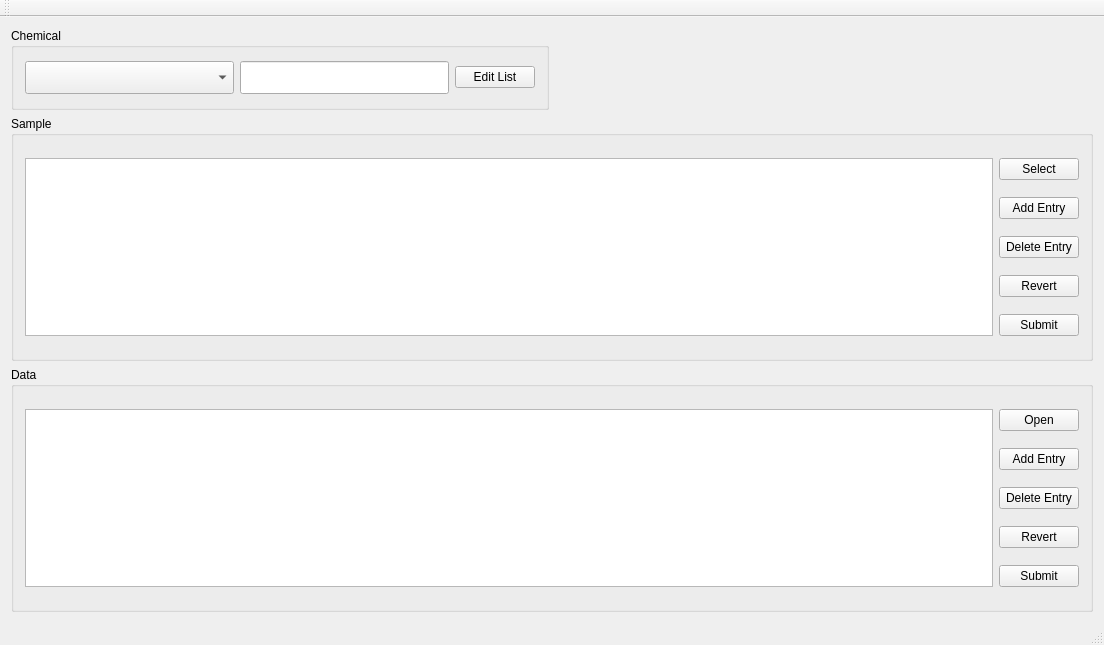
<?xml version="1.0" encoding="UTF-8"?>
<ui version="4.0">
 <class>MainWindow</class>
 <widget class="QMainWindow" name="MainWindow">
  <property name="geometry">
   <rect>
    <x>0</x>
    <y>0</y>
    <width>1104</width>
    <height>645</height>
   </rect>
  </property>
  <property name="windowTitle">
   <string>Sample Database</string>
  </property>
  <widget class="QWidget" name="centralWidget">
   <layout class="QGridLayout" name="gridLayout" rowstretch="1,1,6,6" columnstretch="1,1" columnminimumwidth="250,0">
    <item row="1" column="1">
     <spacer name="horizontalSpacer">
      <property name="orientation">
       <enum>Qt::Horizontal</enum>
      </property>
      <property name="sizeHint" stdset="0">
       <size>
        <width>40</width>
        <height>20</height>
       </size>
      </property>
     </spacer>
    </item>
    <item row="3" column="0" colspan="2">
     <widget class="QGroupBox" name="groupBox_3">
      <property name="title">
       <string>Data</string>
      </property>
      <layout class="QGridLayout" name="gridLayout_2">
       <item row="0" column="0" rowspan="5">
        <widget class="QTableView" name="dataView"/>
       </item>
       <item row="0" column="1">
        <widget class="QPushButton" name="pushButton_open">
         <property name="text">
          <string>Open</string>
         </property>
        </widget>
       </item>
       <item row="1" column="1">
        <widget class="QPushButton" name="pushButton_addDataEntry">
         <property name="text">
          <string>Add Entry</string>
         </property>
        </widget>
       </item>
       <item row="2" column="1">
        <widget class="QPushButton" name="pushButton_deleteDataEntry">
         <property name="text">
          <string>Delete Entry</string>
         </property>
        </widget>
       </item>
       <item row="3" column="1">
        <widget class="QPushButton" name="pushButton_revertData">
         <property name="text">
          <string>Revert</string>
         </property>
        </widget>
       </item>
       <item row="4" column="1">
        <widget class="QPushButton" name="pushButton_submitData">
         <property name="text">
          <string>Submit</string>
         </property>
        </widget>
       </item>
      </layout>
     </widget>
    </item>
    <item row="2" column="0" colspan="2">
     <widget class="QGroupBox" name="groupBox_2">
      <property name="title">
       <string>Sample</string>
      </property>
      <layout class="QGridLayout" name="gridLayout_3">
       <item row="0" column="0" rowspan="5">
        <widget class="QTableView" name="sampleView"/>
       </item>
       <item row="0" column="1">
        <widget class="QPushButton" name="pushButton_selectSample">
         <property name="text">
          <string>Select</string>
         </property>
        </widget>
       </item>
       <item row="1" column="1">
        <widget class="QPushButton" name="pushButton_addSampleEntry">
         <property name="text">
          <string>Add Entry</string>
         </property>
        </widget>
       </item>
       <item row="2" column="1">
        <widget class="QPushButton" name="pushButton_deleteSampleEntry">
         <property name="text">
          <string>Delete Entry</string>
         </property>
        </widget>
       </item>
       <item row="3" column="1">
        <widget class="QPushButton" name="pushButton_revertSample">
         <property name="text">
          <string>Revert</string>
         </property>
        </widget>
       </item>
       <item row="4" column="1">
        <widget class="QPushButton" name="pushButton_sumbitSample">
         <property name="text">
          <string>Submit</string>
         </property>
        </widget>
       </item>
      </layout>
     </widget>
    </item>
    <item row="0" column="0" rowspan="2">
     <widget class="QGroupBox" name="groupBox">
      <property name="title">
       <string>Chemical</string>
      </property>
      <layout class="QGridLayout" name="gridLayout_4" columnstretch="1,1,0" columnminimumwidth="100,100,50">
       <item row="0" column="0">
        <widget class="QComboBox" name="comboBox_chemical">
         <property name="font">
          <font>
           <pointsize>16</pointsize>
          </font>
         </property>
        </widget>
       </item>
       <item row="0" column="1">
        <widget class="QLineEdit" name="lineEdit_ChemFormula">
         <property name="font">
          <font>
           <pointsize>16</pointsize>
          </font>
         </property>
        </widget>
       </item>
       <item row="0" column="2">
        <widget class="QPushButton" name="pushButton_editChemical">
         <property name="text">
          <string>Edit List</string>
         </property>
        </widget>
       </item>
      </layout>
     </widget>
    </item>
   </layout>
  </widget>
  <widget class="QMenuBar" name="menuBar">
   <property name="geometry">
    <rect>
     <x>0</x>
     <y>0</y>
     <width>1104</width>
     <height>21</height>
    </rect>
   </property>
  </widget>
  <widget class="QToolBar" name="mainToolBar">
   <attribute name="toolBarArea">
    <enum>TopToolBarArea</enum>
   </attribute>
   <attribute name="toolBarBreak">
    <bool>false</bool>
   </attribute>
  </widget>
  <widget class="QStatusBar" name="statusBar"/>
 </widget>
 <layoutdefault spacing="6" margin="11"/>
 <resources/>
 <connections/>
</ui>
